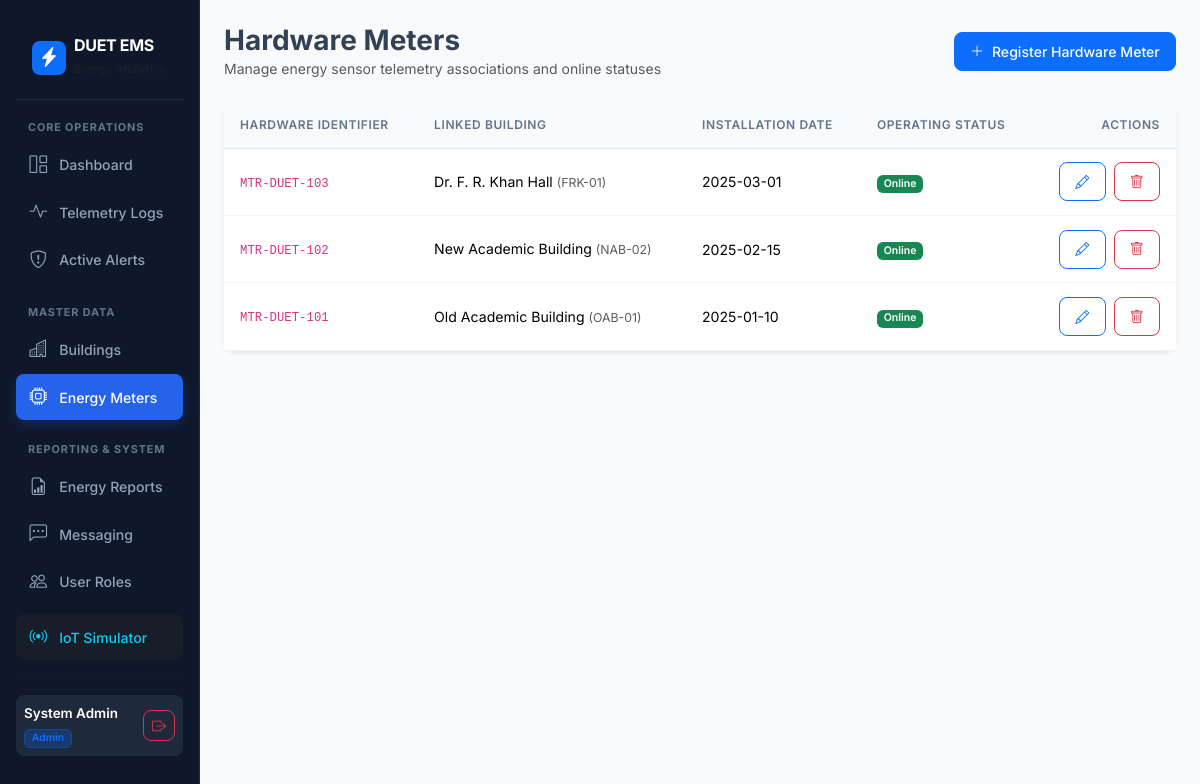
The app's page /meters.php (signed in) with its own data.
### tables this page shows
CREATE TABLE IF NOT EXISTS meters (
    meter_id INT AUTO_INCREMENT PRIMARY KEY,
    meter_number VARCHAR(50) NOT NULL UNIQUE,
    building_id INT NOT NULL,
    installation_date DATE NOT NULL,
    status ENUM('Online', 'Offline', 'Fault') DEFAULT 'Online',
    FOREIGN KEY (building_id) REFERENCES buildings(building_id) ON DELETE CASCADE
);

CREATE TABLE IF NOT EXISTS buildings (
    building_id INT AUTO_INCREMENT PRIMARY KEY,
    name VARCHAR(120) NOT NULL,
    code VARCHAR(30) NOT NULL UNIQUE,
    floors INT NOT NULL DEFAULT 1,
    department VARCHAR(100) NOT NULL,
    location VARCHAR(150) NOT NULL,
    status ENUM('Active', 'Maintenance', 'Inactive') DEFAULT 'Active'
);

### includes/auth.php (called while the page is built, shortened)
<?php
function isLoggedIn(): bool {
    return isset($_SESSION['user_id']);
}
function hasRole($roles): bool {
    if (is_array($roles)) {
        return in_array($_SESSION['role'], $roles, true);
    }
    return $_SESSION['role'] === $roles;
}

### meters.php (the view, shortened to what this page needs)
<?php
require_once 'config/db.php';
require_once 'includes/auth.php';
require_once 'includes/header.php';
$meters = $pdo->query("SELECT m.*, b.name as building_name, b.code as building_code FROM meters m JOIN buildings b ON m.building_id = b.building_id ORDER BY m.meter_id DESC")->fetchAll();
?>
<div class="d-flex justify-content-between align-items-center mb-4">
    <div>
        <h3 class="fw-bold mb-0">Hardware Meters</h3>
        <p class="text-muted small mb-0">Manage energy sensor telemetry associations and online statuses</p>
    </div>
    <?php if (hasRole(['Admin', 'Editor'])): ?>
        <button class="btn btn-primary" data-bs-toggle="modal" data-bs-target="#createMeterModal">
            <i class="bi bi-plus-lg me-1"></i> Register Hardware Meter
        </button>
    <?php endif; ?>
</div>
<div class="card border-0 shadow-sm">
    <div class="table-responsive">
        <table class="table table-hover align-middle mb-0">
            <thead class="table-light">
                <tr>
                    <th>Hardware Identifier</th>
                    <th>Linked Building</th>
                    <th>Installation Date</th>
                    <th>Operating Status</th>
                    <?php if (hasRole(['Admin', 'Editor'])): ?>
                        <th class="text-end">Actions</th>
                    <?php endif; ?>
                </tr>
            </thead>
            <tbody>
                <?php foreach ($meters as $m): ?>
                <tr>
                    <td><code><?= htmlspecialchars($m['meter_number']) ?></code></td>
                    <td><?= htmlspecialchars($m['building_name']) ?> <small class="text-muted">(<?= htmlspecialchars($m['building_code']) ?>)</small></td>
                    <td><?= htmlspecialchars($m['installation_date']) ?></td>
                    <td>
                        <span class="badge bg-<?= $m['status'] === 'Online' ? 'success' : ($m['status'] === 'Fault' ? 'danger' : 'secondary') ?>">
                            <?= $m['status'] ?>
                        </span>
                    </td>
                    <?php if (hasRole(['Admin', 'Editor'])): ?>
                    <td class="text-end">
                        <button class="btn btn-sm btn-outline-primary me-1" data-bs-toggle="modal" data-bs-target="#editMeter<?= $m['meter_id'] ?>">
                            <i class="bi bi-pencil"></i>
                        </button>
                        <?php if (hasRole('Admin')): ?>
                            <a href="meters.php?delete_id=<?= $m['meter_id'] ?>" onclick="return confirm('Delete this meter and all its stored readings?');" class="btn btn-sm btn-outline-danger">
                                <i class="bi bi-trash"></i>
                            </a>
                        <?php endif; ?>
                    </td>
                    <?php endif; ?>
                </tr>
                <?php endforeach; ?>
            </tbody>
        </table>
    </div>
</div>
<?php require_once 'includes/footer.php'; ?>

### includes/header.php (shortened to what this page needs)
<?php
$current_page = basename($_SERVER['PHP_SELF']);
?>
<!DOCTYPE html>
<html lang="en">
<head>
    <link href="https://cdn.jsdelivr.net/npm/bootstrap@5.3.3/dist/css/bootstrap.min.css" rel="stylesheet">
    <link href="https://cdn.jsdelivr.net/npm/bootstrap-icons@1.11.3/font/bootstrap-icons.min.css" rel="stylesheet">
</head>
<body>
<?php if (isset($_SESSION['user_id'])): ?>
<div class="container-fluid">
    <div class="row">
        <nav class="col-md-3 col-lg-2 d-md-block sidebar collapse p-3">
            <div class="sidebar-brand d-flex align-items-center mb-3">
                <div class="bg-primary rounded-3 p-2 text-white me-2 d-flex align-items-center justify-content-center" style="width: 34px; height: 34px;">
                    <i class="bi bi-lightning-charge-fill fs-5"></i>
                </div>
                <div>
                    <h6 class="text-white fw-bold mb-0" style="letter-spacing: -0.02em;">DUET EMS</h6>
                    <small class="text-muted" style="font-size: 0.72rem;">Energy Analytics</small>
                </div>
            </div>
            <div class="nav-section-title">Core Operations</div>
            <ul class="nav flex-column mb-0">
                <li class="nav-item">
                    <a href="dashboard.php" class="nav-link <?= $current_page == 'dashboard.php' ? 'active' : '' ?>">
                        <i class="bi bi-grid-1x2"></i> Dashboard
                    </a>
                </li>
                <li class="nav-item">
                    <a href="readings.php" class="nav-link <?= $current_page == 'readings.php' ? 'active' : '' ?>">
                        <i class="bi bi-activity"></i> Telemetry Logs
                    </a>
                </li>
                <li class="nav-item">
                    <a href="alerts.php" class="nav-link <?= $current_page == 'alerts.php' ? 'active' : '' ?>">
                        <i class="bi bi-shield-exclamation"></i> Active Alerts
                    </a>
                </li>
            </ul>
            <div class="nav-section-title">Master Data</div>
            <ul class="nav flex-column mb-0">
                <li class="nav-item">
                    <a href="buildings.php" class="nav-link <?= $current_page == 'buildings.php' ? 'active' : '' ?>">
                        <i class="bi bi-buildings"></i> Buildings
                    </a>
                </li>
                <li class="nav-item">
                    <a href="meters.php" class="nav-link <?= $current_page == 'meters.php' ? 'active' : '' ?>">
                        <i class="bi bi-cpu"></i> Energy Meters
                    </a>
                </li>
            </ul>
            <div class="nav-section-title">Reporting & System</div>
            <ul class="nav flex-column mb-auto">
                <li class="nav-item">
                    <a href="reports.php" class="nav-link <?= $current_page == 'reports.php' ? 'active' : '' ?>">
                        <i class="bi bi-file-earmark-bar-graph"></i> Energy Reports
                    </a>
                </li>
                <li class="nav-item">
                    <a href="messages.php" class="nav-link <?= $current_page == 'messages.php' ? 'active' : '' ?>">
                        <i class="bi bi-chat-left-dots"></i> Messaging
                    </a>
                </li>
                <?php if (isset($_SESSION['role']) && $_SESSION['role'] === 'Admin'): ?>
                <li class="nav-item">
                    <a href="users.php" class="nav-link <?= $current_page == 'users.php' ? 'active' : '' ?>">
                        <i class="bi bi-people"></i> User Roles
                    </a>
                </li>
                <?php endif; ?>
                <li class="nav-item mt-2">
                    <a href="simulate.php" class="nav-link text-info bg-dark bg-opacity-50">
                        <i class="bi bi-broadcast"></i> IoT Simulator
                    </a>
                </li>
            </ul>
            <hr style="border-color: #1e293b;" class="my-3">
            <div class="d-flex align-items-center justify-content-between p-2 rounded-3" style="background: #1e293b;">
                <div class="overflow-hidden me-2">
                    <span class="d-block text-white fw-semibold text-truncate" style="font-size: 0.84rem;"><?= htmlspecialchars($_SESSION['full_name']) ?></span>
                    <span class="badge bg-primary bg-opacity-25 text-primary border border-primary border-opacity-25" style="font-size: 0.65rem;"><?= htmlspecialchars($_SESSION['role']) ?></span>
                </div>
                <a href="logout.php" class="btn btn-sm btn-outline-danger p-1 px-2" title="Sign Out">
                    <i class="bi bi-box-arrow-right"></i>
                </a>
            </div>
        </nav>
        <main class="col-md-9 ms-sm-auto col-lg-10 px-md-4 py-4">
<?php endif; ?>

### includes/footer.php (shortened to what this page needs)
<?php if (isset($_SESSION['user_id'])): ?>
        </main>
    </div>
</div>
<?php endif; ?>
</body>
</html>

### includes/header.php (style rules this page uses)
:root { --bs-body-font-family: 'Inter', system-ui, -apple-system, sans-serif; --sidebar-bg: #0f172a; --sidebar-hover: #1e293b; --sidebar-text: #94a3b8; --sidebar-active-bg: #2563eb; --body-bg: #f8fafc; --card-border: #e2e8f0; }
body { background-color: var(--body-bg); font-family: var(--bs-body-font-family); color: #334155; -webkit-font-smoothing: antialiased; }
.sidebar { min-height: 100vh; background-color: var(--sidebar-bg); border-right: 1px solid #1e293b; }
.sidebar-brand { padding: 1.25rem 1rem; border-bottom: 1px solid #1e293b; }
.nav-section-title { font-size: 0.68rem; font-weight: 700; text-transform: uppercase; letter-spacing: 0.08em; color: #64748b; margin: 1.2rem 0 0.4rem 0.75rem; }
.sidebar .nav-link { color: var(--sidebar-text); font-size: 0.88rem; font-weight: 500; padding: 0.6rem 0.85rem; border-radius: 8px; margin-bottom: 2px; display: flex; align-items: center; transition: all 0.15s ease-in-out; }
.sidebar .nav-link i { font-size: 1.1rem; margin-right: 0.75rem; }
.sidebar .nav-link.active { color: #ffffff; background-color: var(--sidebar-active-bg); box-shadow: 0 4px 12px rgba(37, 99, 235, 0.25); }
.card { border: 1px solid var(--card-border); border-radius: 12px; box-shadow: 0 1px 3px 0 rgba(0, 0, 0, 0.04), 0 1px 2px -1px rgba(0, 0, 0, 0.04); }
.table thead th { font-size: 0.75rem; font-weight: 600; text-transform: uppercase; letter-spacing: 0.05em; color: #64748b; background-color: #f8fafc; border-bottom: 1px solid #e2e8f0; padding: 0.85rem 1rem; }
.table tbody td { font-size: 0.88rem; padding: 0.85rem 1rem; vertical-align: middle; border-bottom: 1px solid #f1f5f9; }
.btn { border-radius: 8px; font-weight: 500; font-size: 0.88rem; padding: 0.5rem 0.95rem; }
.badge { font-weight: 600; padding: 0.35em 0.65em; border-radius: 6px; }

### records on screen
meters: meter_number "MTR-DUET-103", building.name "Dr. F. R. Khan Hall", building.code "FRK-01", installation_date "2025-03-01", status "Online"
meters: meter_number "MTR-DUET-102", building.name "New Academic Building", building.code "NAB-02", installation_date "2025-02-15", status "Online"
meters: meter_number "MTR-DUET-101", building.name "Old Academic Building", building.code "OAB-01", installation_date "2025-01-10", status "Online"

### other values on screen
$_SESSION['full_name'] "System Admin"
$_SESSION['role'] "Admin"
